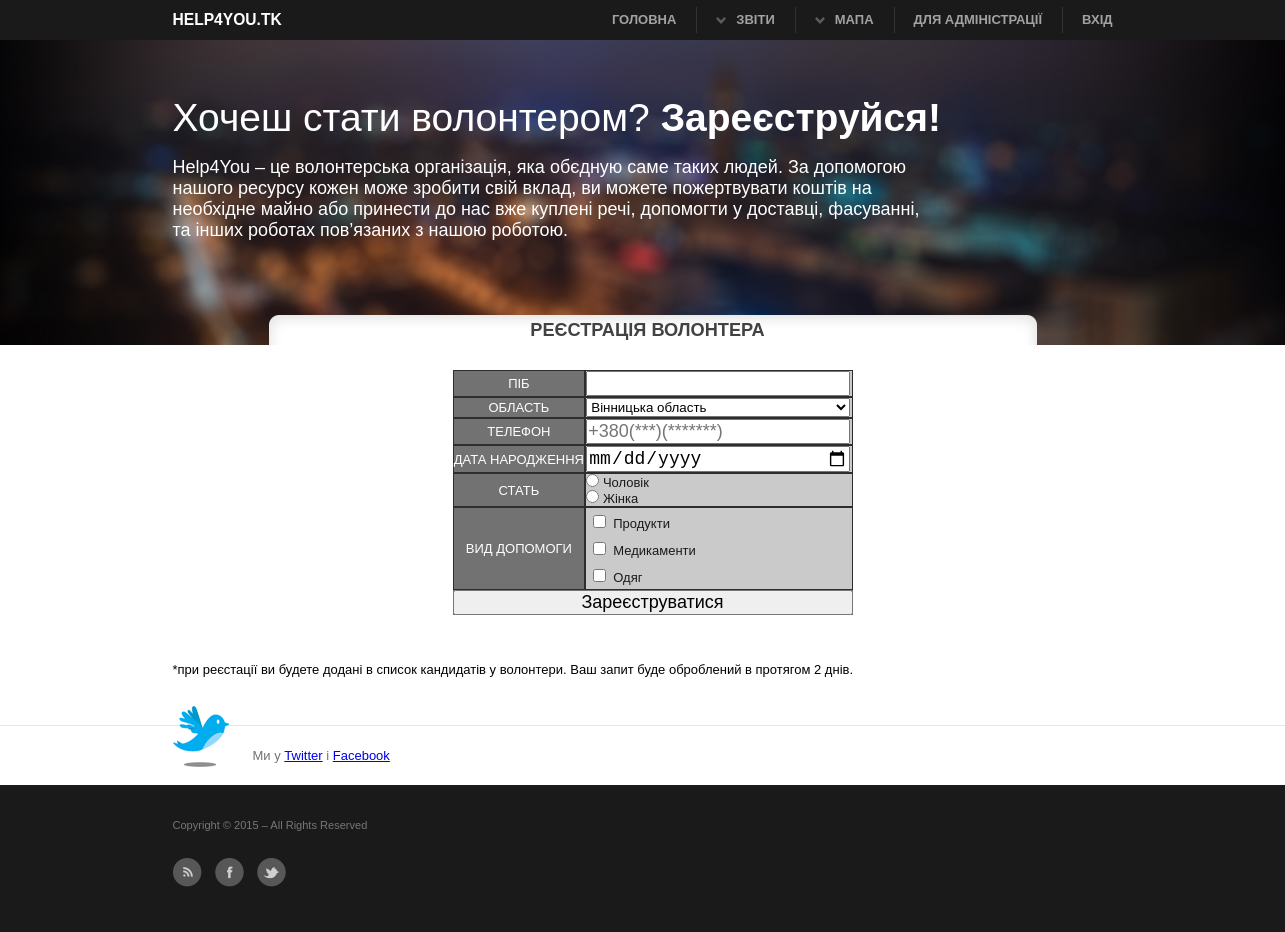
Page /Volonter/add/ on the committed database.
### main/models.py (models this page shows, shortened)
class CategoryResource(models.Model):
    category = models.CharField(max_length=50, verbose_name=u'Категорія')
    class Meta:
        verbose_name_plural = u'Категорії ресурсів'

### main/views.py (the view)
# urls.py: url(r'^Volonter/add/',VolonterCreateView.as_view(), name='create_volonter'),
class VolonterCreateView(CreateView):
    template_name = 'create_volonter.html'
    model = Volonter
    fields = ('fio', 'address', 'birthday',
              'telephone', 'gender','categories',)
    success_url = reverse_lazy('list_volonter')
    def get_context_data(self, **kwargs):
        context = super(VolonterCreateView, self).get_context_data(**kwargs)
        volonters = Volonter.objects.all()
        categories = CategoryResource.objects.all()
        data = []
        for category in categories:
            data.append({
                'name': category.category,
                'number': category.id,
            })
        context.update({
            'data': data,
            'Volonter': volonters,
        })
        return context

### main/templates/create_volonter.html (shortened to what this page needs)
{% extends 'base.html' %}
{% block title %}
     <h3 class="title_list">Реєстрація волонтера</h3>
{% endblock %}
{% block content %}
    <div class="create_table">
    <form class="zforma" method="POST" action="{% url 'create_volonter' %}">
    <table>
    <tr>
        <td class="CreateVoll">ПІБ</td>
        <td class="CreateVolr"><input class="pole" type="text" name="fio"></td>
    </tr>
       <tr>
        <td class="CreateVoll">ОБЛАСТЬ</td>
        <td class="CreateVolr"><select size="1" class="pole_select" name="address">
            <option value="Винницкая область">Вінницька область</option>
            </select>
        </td>
    </tr>
    <tr>
        <td class="CreateVoll">ТЕЛЕФОН</td>
        <td class="CreateVolr"><input class="pole" type="text" name="telephone" placeholder="+380(***)(*******)"></td>
    </tr>
    <tr >
        <td class="CreateVoll">ДАТА НАРОДЖЕННЯ</td>
        <td class="CreateVolr"><input class="pole" type="date" name="birthday"></td>
     </tr>
     <tr >
        <td class="CreateVoll">СТАТЬ</td>
        <td class="CreateVolr"><input type="radio" value="М" name="gender"> Чоловік<br><input type="radio" value="Ж" name="gender"> Жінка</td>
    </tr>
    <tr>
        <td class="CreateVoll">ВИД ДОПОМОГИ</td>
        <td class="CreateVolr">
            {% for item in data %}
            <input type="checkbox" name="categories" value="{{ item.number }}">{{ item.name }}<br>
            {% endfor %}
    </tr>
    <tr class="CreateVoll">
        <td colspan="2"><input class="bt" type="submit" name="Save" value="Зареєструватися"></td>
    </tr>
    </table>
   </form>
    <br>
    <br>
    <br>
    <p>*при реєстації ви будете додані в список кандидатів у волонтери. Ваш запит буде оброблений в протягом 2 днів.</p>
   </div>
{% endblock %}

### main/static/main.css (style rules this page uses)
html { background: #ffffff }
body { color:#727272; font:normal 13px "Helvetice Neue",Arial,Tahoma,Verdana; }
p { line-height:1.5em; margin-bottom:15px; }
h1, h2, h3, h4 { line-height:1.2em; margin-bottom:15px; font-weight:bold; }
h3, h4 { font-size:1.4em; color:#424242; text-shadow:1px 1px 1px #fff; margin-bottom:10px; }
h3 { -webkit-margin-before: 0em; -webkit-margin-after: 0em; -webkit-margin-start: 0px; -webkit-margin-end: 0px; text-shadow:0px 0px 0px #fff; }
table { border-spacing:0px; }
.title_list { margin-left:210px; padding-right: 200px; background: url("img/h.png") no-repeat; padding-top: 5px; padding-bottom: 5px; text-align: center; text-transform: uppercase; }
.create_table table { width: 400px; margin-left: 280px; margin-top:15px; }
.CreateVoll { background-color: #727272; color: #ffffff; border: 1px solid #2d2d2d; text-align: center; }
.CreateVolr { background-color: #cacaca; color: #1a1a1a; border: 1px solid #2d2d2d; }
.pole { width: 260px; }
.pole_select { width: 264px; }
.bt { width:400px; }

### main/static/examples.css (style rules this page uses)
input { font-size: 18px; }
input[type=checkbox] { margin: 7px; }

### main/static/print.css (style rules this page uses)
* { background:none !important; }
body { color:#000; font:normal 12px Arial,sans-serif; padding-top:0; }
p { font-size:1.0em; line-height:1.8em; margin-bottom:15px; }
h1, h2, h3, h4, h5 { margin:0 0 10px 0; color:#000; }
h3 { font-size:1.2em; margin-bottom:20px; }
a.more, #intro .button, header #nav, .socialIcons, #twitter, form, .buttonCentered, .noPrint { display:none; }

### rows in the picture
CategoryResource: name "Продукти"
CategoryResource: name "Медикаменти"
CategoryResource: name "Одяг"
